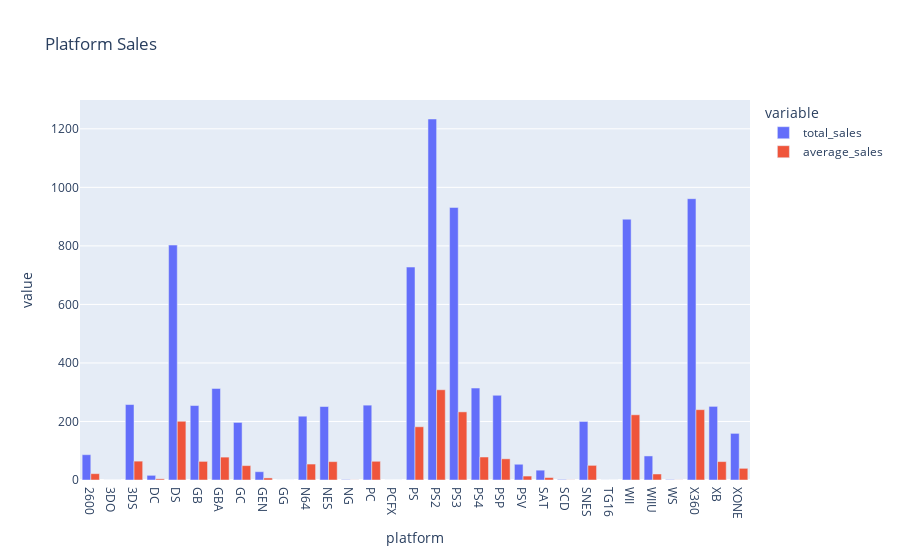

This figure's notebook cell:
### Markdown cell above
### Total and Average Sales Per Platform

### Code cell
# platform total and average sales
px.bar(top_platforms, x='platform', y=['total_sales', 'average_sales'], barmode='group', title='Platform Sales')

### Figure 1 — Plotly figure (JSON) as saved in the notebook; plotly's stock layout.template omitted (floating-point values rounded to 4 significant figures)
{"data": [{"alignmentgroup": "True", "hovertemplate": "variable=total_sales<br>platform=%{x}<br>value=%{y}<extra></extra>", "legendgroup": "total_sales", "marker": {"color": "#636efa", "pattern": {"shape": ""}}, "name": "total_sales", "offsetgroup": "total_sales", "orientation": "v", "showlegend": true, "textposition": "auto", "type": "bar", "x": ["2600", "3DO", "3DS", "DC", "DS", "GB", "GBA", "GC", "GEN", "GG", "N64", "NES", "NG", "PC", "PCFX", "PS", "PS2", "PS3", "PS4", "PSP", "PSV", "SAT", "SCD", "SNES", "TG16", "WII", "WIIU", "WS", "X360", "XB", "XONE"], "xaxis": "x", "y": [86.48, 0.1, 257.8, 15.95, 802.8, 254.4, 312.9, 196.7, 28.35, 0.04, 218.0, 251.1, 1.44, 255.8, 0.03, 727.6, 1234.0, 931.3, 314.1, 289.5, 53.81, 33.59, 1.86, 200.0, 0.16, 891.2, 82.19, 1.42, 961.2, 251.6, 159.3], "yaxis": "y"}, {"alignmentgroup": "True", "hovertemplate": "variable=average_sales<br>platform=%{x}<br>value=%{y}<extra></extra>", "legendgroup": "average_sales", "marker": {"color": "#EF553B", "pattern": {"shape": ""}}, "name": "average_sales", "offsetgroup": "average_sales", "orientation": "v", "showlegend": true, "textposition": "auto", "type": "bar", "x": ["2600", "3DO", "3DS", "DC", "DS", "GB", "GBA", "GC", "GEN", "GG", "N64", "NES", "NG", "PC", "PCFX", "PS", "PS2", "PS3", "PS4", "PSP", "PSV", "SAT", "SCD", "SNES", "TG16", "WII", "WIIU", "WS", "X360", "XB", "XONE"], "xaxis": "x", "y": [21.62, 0.025, 64.45, 3.988, 200.7, 63.61, 78.22, 49.18, 7.088, 0.01, 54.5, 62.76, 0.36, 63.94, 0.0075, 181.9, 308.4, 232.8, 78.53, 72.38, 13.45, 8.398, 0.465, 50.01, 0.04, 222.8, 20.55, 0.355, 240.3, 62.89, 39.83], "yaxis": "y"}], "layout": {"barmode": "group", "legend": {"title": {"text": "variable"}, "tracegroupgap": 0}, "title": {"text": "Platform Sales"}, "xaxis": {"anchor": "y", "domain": [0, 1], "title": {"text": "platform"}}, "yaxis": {"anchor": "x", "domain": [0, 1], "title": {"text": "value"}}}}
